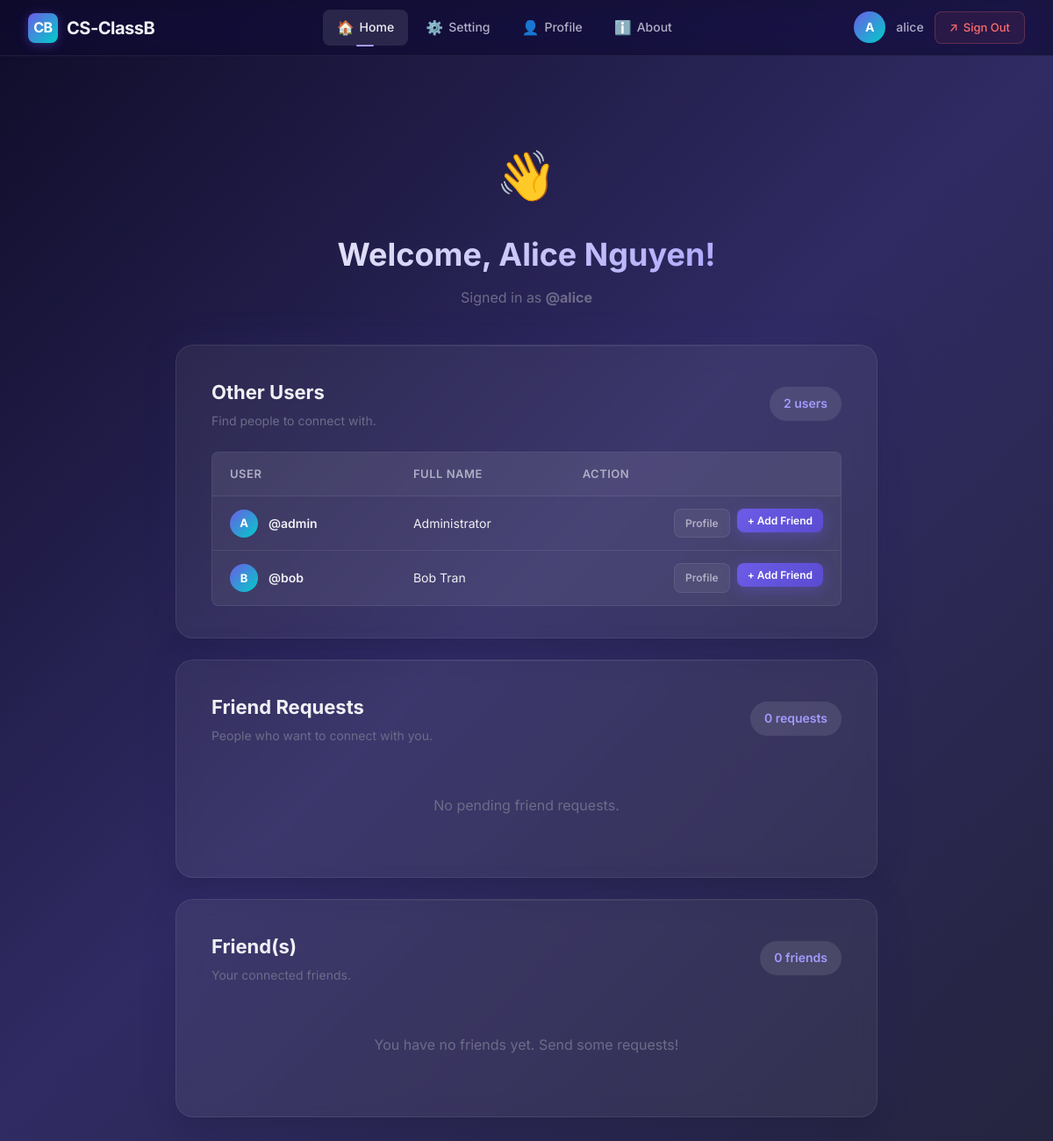
Page /index.php (signed in) on the committed database.
### tables this page shows
CREATE TABLE IF NOT EXISTS account (
  id          INT AUTO_INCREMENT PRIMARY KEY,
  username    VARCHAR(50)  NOT NULL UNIQUE,
  fullname    VARCHAR(100) NOT NULL,
  password    VARCHAR(255) NOT NULL,
  description TEXT         DEFAULT NULL
);

### index.php (the view, shortened to what this page needs)
<?php
require_once __DIR__ . '/includes/db.php';
$user_id = $_SESSION['user_id'];
$other_users = [];
$friend_requests = [];
$friends = [];
try {
    $sql = "
        SELECT
            a.id, a.username, a.fullname,
            f1.status AS outgoing_status,
            f2.status AS incoming_status
        FROM account a
        LEFT JOIN friendship f1 ON f1.sender_id = ? AND f1.receiver_id = a.id
        LEFT JOIN friendship f2 ON f2.sender_id = a.id AND f2.receiver_id = ?
        WHERE a.id != ?
        ORDER BY a.id ASC
    ";
    $stmt = $conn->prepare($sql);
    $stmt->bind_param("iii", $user_id, $user_id, $user_id);
    $stmt->execute();
    $result = $stmt->get_result();
    while ($row = $result->fetch_assoc()) {
        $status = 'none';
        $row['rel_status'] = $status;
        if ($status === 'accepted') {
            $friends[] = $row;
        } elseif ($status === 'pending_incoming') {
            $friend_requests[] = $row;
        } else {
            $other_users[] = $row;
        }
    }
} catch (Exception $e) {
}
?>
<!DOCTYPE html>
<html lang="en">
<head>
  <link rel="stylesheet" href="style.css" />
</head>
<body>
  <?php include __DIR__ . '/includes/menubar.php'; ?>
  <main class="page-content">
    <div class="home-hero">
      <div class="greeting-emoji">👋</div>
      <h1>Welcome, <?php echo htmlspecialchars($_SESSION['fullname']); ?>!</h1>
      <p>Signed in as <strong>@<?php echo htmlspecialchars($_SESSION['username']); ?></strong></p>
    </div>
    <div class="card card-wide" style="animation: fadeInUp 0.5s ease; margin-bottom: 24px;">
      <div style="display:flex; justify-content:space-between; align-items:center; margin-bottom:24px;">
        <div>
          <h2 style="font-size:22px; font-weight:700; margin-bottom:4px;">Other Users</h2>
          <p style="color:var(--text-muted); font-size:14px;">Find people to connect with.</p>
        </div>
        <div style="background:var(--surface-hover); padding:8px 16px; border-radius:var(--radius-xl); font-size:14px; font-weight:600; color:var(--primary-light);">
          <?php echo count($other_users); ?> user<?php echo count($other_users) !== 1 ? 's' : ''; ?>
        </div>
      </div>
      <?php if (empty($other_users)): ?>
        <p style="text-align:center; color:var(--text-muted); padding:32px 0;">No other users to discover.</p>
      <?php else: ?>
        <div class="table-responsive">
          <table class="data-table">
            <thead>
              <tr>
                <th>User</th>
                <th>Full Name</th>
                <th>Action</th>
              </tr>
            </thead>
            <tbody>
              <?php foreach ($other_users as $u): ?>
                <tr>
                  <td>
                    <div class="user-cell">
                      <div class="user-cell-avatar">
                        <?php echo strtoupper(substr($u['username'], 0, 1)); ?>
                      </div>
                      <span class="user-cell-name">@<?php echo htmlspecialchars($u['username']); ?></span>
                    </div>
                  </td>
                  <td><?php echo htmlspecialchars($u['fullname']); ?></td>
                  <td style="text-align:right;">
                    <div style="display:flex; gap:8px; justify-content:flex-end;">
                      <a href="profile.php?owner=<?php echo urlencode($u['username']); ?>" class="btn btn-secondary" style="padding:6px 12px; font-size:12px;">Profile</a>
                      <?php if ($u['rel_status'] === 'pending_outgoing'): ?>
                        <button class="btn btn-secondary" style="padding:6px 12px; font-size:12px; opacity:0.7; cursor:not-allowed;" disabled>Pending...</button>
                      <?php else: ?>
                        <form method="POST" action="friend_action.php" style="margin:0;">
                          <button type="submit" class="btn btn-primary" style="padding:6px 12px; font-size:12px;">+ Add Friend</button>
                        </form>
                      <?php endif; ?>
                    </div>
                  </td>
                </tr>
              <?php endforeach; ?>
            </tbody>
          </table>
        </div>
      <?php endif; ?>
    </div>
    <div class="card card-wide" style="animation: fadeInUp 0.6s ease; margin-bottom: 24px;">
      <div style="display:flex; justify-content:space-between; align-items:center; margin-bottom:24px;">
        <div>
          <h2 style="font-size:22px; font-weight:700; margin-bottom:4px;">Friend Requests</h2>
          <p style="color:var(--text-muted); font-size:14px;">People who want to connect with you.</p>
        </div>
        <div style="background:var(--surface-hover); padding:8px 16px; border-radius:var(--radius-xl); font-size:14px; font-weight:600; color:var(--primary-light);">
          <?php echo count($friend_requests); ?> request<?php echo count($friend_requests) !== 1 ? 's' : ''; ?>
        </div>
      </div>
      <?php if (empty($friend_requests)): ?>
        <p style="text-align:center; color:var(--text-muted); padding:32px 0;">No pending friend requests.</p>
      <?php endif; ?>
    </div>
    <div class="card card-wide" style="animation: fadeInUp 0.7s ease;">
      <div style="display:flex; justify-content:space-between; align-items:center; margin-bottom:24px;">
        <div>
          <h2 style="font-size:22px; font-weight:700; margin-bottom:4px;">Friend(s)</h2>
          <p style="color:var(--text-muted); font-size:14px;">Your connected friends.</p>
        </div>
        <div style="background:var(--surface-hover); padding:8px 16px; border-radius:var(--radius-xl); font-size:14px; font-weight:600; color:var(--primary-light);">
          <?php echo count($friends); ?> friend<?php echo count($friends) !== 1 ? 's' : ''; ?>
        </div>
      </div>
      <?php if (empty($friends)): ?>
        <p style="text-align:center; color:var(--text-muted); padding:32px 0;">You have no friends yet. Send some requests!</p>
      <?php endif; ?>
    </div>
  </main>
</body>
</html>

### style.css (style rules this page uses)
*, *::before, *::after { box-sizing: border-box; margin: 0; padding: 0; }
:root { --primary: #6c5ce7; --primary-dark: #5a4bd1; --primary-light: #a29bfe; --accent: #00cec9; --accent-dark: #00b5b1; --bg-gradient-start: #0f0c29; --bg-gradient-mid: #302b63; --bg-gradient-end: #24243e; --surface: rgba(255, 255, 255, 0.06); --surface-solid: #1e1b3a; --surface-hover: rgba(255, 255, 255, 0.1); --text-primary: #f0f0f5; --text-secondary: #b0aec5; --text-muted: #6e6b8a; --border: rgba(255, 255, 255, 0.08); --border-focus: var(--primary-light); --danger: #ff6b6b; --success: #00b894; --warning: #fdcb6e; --radius-sm: 8px; --radius-md: 12px; --radius-lg: 20px; --radius-xl: 28px; --shadow-sm: 0 2px 8px rgba(0, 0, 0, 0.15); --shadow-md: 0 8px 32px rgba(0, 0, 0, 0.25); --shadow-lg: 0 16px 48px rgba(0, 0, 0, 0.35); --shadow-glow: 0 0 40px rgba(108, 92, 231, 0.15); --transition: 0.3s cubic-bezier(0.4, 0, 0.2, 1); --transition-fast: 0.15s ease; }
html { scroll-behavior: smooth; }
body { font-family: 'Inter', -apple-system, BlinkMacSystemFont, sans-serif; background: linear-gradient(135deg, var(--bg-gradient-start), var(--bg-gradient-mid), var(--bg-gradient-end)); color: var(--text-primary); min-height: 100vh; line-height: 1.6; -webkit-font-smoothing: antialiased; -moz-osx-font-smoothing: grayscale; }
a { text-decoration: none; color: inherit; transition: var(--transition); }
.page-content { padding-top: 96px; padding-bottom: 48px; min-height: 100vh; }
.card { background: var(--surface); border: 1px solid var(--border); border-radius: var(--radius-lg); padding: 36px 40px; backdrop-filter: blur(12px); box-shadow: var(--shadow-md), var(--shadow-glow); transition: var(--transition); position: relative; overflow: hidden; }
.card::before { content: ''; position: absolute; top: 0; left: 0; right: 0; height: 1px; background: linear-gradient(90deg, transparent, rgba(255,255,255,0.08), transparent); }
.card-wide { max-width: 800px; margin: 0 auto; }
.btn { display: inline-flex; align-items: center; justify-content: center; gap: 8px; padding: 12px 24px; border: none; border-radius: var(--radius-sm); font-family: inherit; font-size: 14px; font-weight: 600; cursor: pointer; transition: var(--transition); outline: none; text-decoration: none; }
.btn-primary { width: 100%; background: linear-gradient(135deg, var(--primary), var(--primary-dark)); color: #fff; box-shadow: 0 4px 16px rgba(108, 92, 231, 0.35); }
.btn-secondary { background: var(--surface); color: var(--text-secondary); border: 1px solid var(--border); }
.home-hero { text-align: center; padding: 60px 24px 40px; max-width: 700px; margin: 0 auto; }
.home-hero .greeting-emoji { font-size: 56px; margin-bottom: 16px; animation: wave 2s ease-in-out infinite; }
.home-hero h1 { font-size: 36px; font-weight: 700; margin-bottom: 8px; background: linear-gradient(135deg, var(--text-primary), var(--primary-light)); -webkit-background-clip: text; -webkit-text-fill-color: transparent; background-clip: text; }
.home-hero p { font-size: 16px; color: var(--text-muted); max-width: 480px; margin: 0 auto; }
.table-responsive { width: 100%; overflow-x: auto; border-radius: var(--radius-sm); border: 1px solid var(--border); background: var(--surface); }
.data-table { width: 100%; border-collapse: collapse; text-align: left; }
.data-table th, .data-table td { padding: 14px 20px; border-bottom: 1px solid var(--border); }
.data-table th { background: rgba(255, 255, 255, 0.03); color: var(--text-secondary); font-size: 13px; font-weight: 600; text-transform: uppercase; letter-spacing: 0.5px; }
.data-table tbody tr { transition: var(--transition-fast); }
.data-table tbody tr:last-child th, .data-table tbody tr:last-child td { border-bottom: none; }
.user-cell { display: flex; align-items: center; gap: 12px; }
.user-cell-avatar { width: 32px; height: 32px; border-radius: 50%; background: linear-gradient(135deg, var(--primary), var(--accent)); display: flex; align-items: center; justify-content: center; font-size: 13px; font-weight: 700; color: #fff; text-transform: uppercase; }
.user-cell-name { font-weight: 600; color: var(--text-primary); font-size: 14px; }
.data-table td { color: var(--text-primary); font-size: 14px; }

### rows in the picture
account: username "A", username "admin", fullname "Administrator"
account: username "B", username "bob", fullname "Bob Tran"

### other values in the picture
substr($_SESSION['username'] ?? '?', 0, 1) "A"
$_SESSION['username'] "alice"
$_SESSION['fullname'] "Alice Nguyen"
count($other_users) "2"
count($friend_requests) "0"
count($friends) "0"
